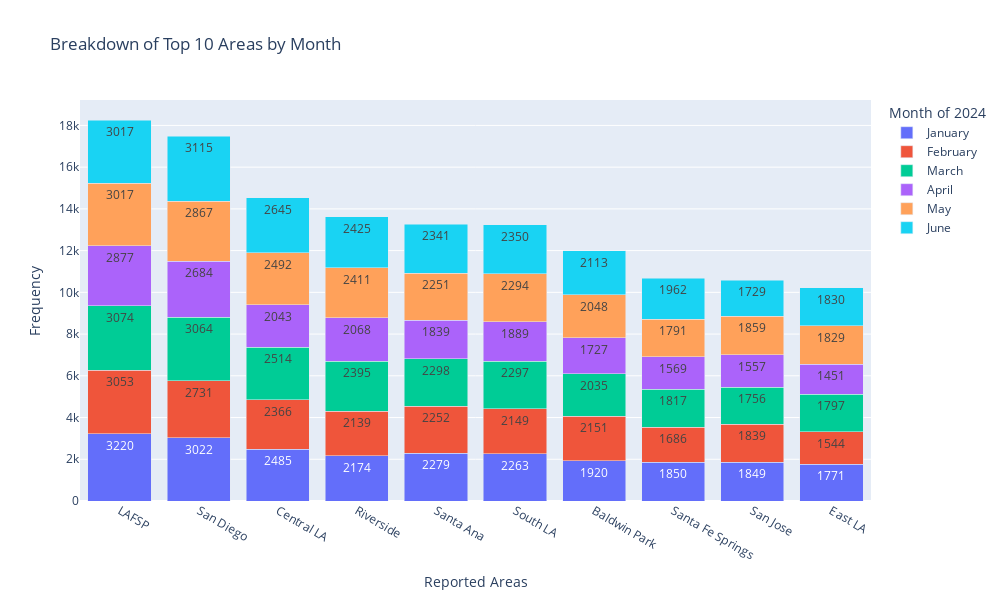

The notebook cell this image was saved under:
### Code cell
fig_incident = px.bar(df, x="Reported Areas", 
                      y="Frequency", 
                      color="Month of 2024", 
                      barmode="stack", 
                      text="Frequency",
                      category_orders={"Month of 2024": ["January","February","March","April","May","June"],
                                      "Reported Areas" : ["LAFSP","San Diego","Central LA", "Riverside", "Santa Ana", "South LA", "Baldwin Park", "Santa Fe Springs", "San Jose", "East LA"]},
                      width=1000, 
                      height=600,
                      title = "Breakdown of Top 10 Areas by Month")




fig_incident.write_image("Breakdown of Top 10 Areas by Month.png",format='png',engine='kaleido')

fig_incident.show()

### Figure 1 — Plotly figure (JSON) as saved in the notebook; plotly's stock layout.template omitted (floating-point values rounded to 4 significant figures)
{"data": [{"alignmentgroup": "True", "hovertemplate": "Month of 2024=January<br>Reported Areas=%{x}<br>Frequency=%{text}<extra></extra>", "legendgroup": "January", "marker": {"color": "#636efa", "pattern": {"shape": ""}}, "name": "January", "offsetgroup": "January", "orientation": "v", "showlegend": true, "text": [3220, 3022, 2485, 2279, 2263, 2174, 1920, 1850, 1849, 1771], "textposition": "auto", "type": "bar", "x": ["LAFSP", "San Diego", "Central LA", "Santa Ana", "South LA", "Riverside", "Baldwin Park", "Santa Fe Springs", "San Jose", "East LA"], "xaxis": "x", "y": [3220, 3022, 2485, 2279, 2263, 2174, 1920, 1850, 1849, 1771], "yaxis": "y"}, {"alignmentgroup": "True", "hovertemplate": "Month of 2024=February<br>Reported Areas=%{x}<br>Frequency=%{text}<extra></extra>", "legendgroup": "February", "marker": {"color": "#EF553B", "pattern": {"shape": ""}}, "name": "February", "offsetgroup": "February", "orientation": "v", "showlegend": true, "text": [3053, 2731, 2366, 2252, 2151, 2149, 2139, 1839, 1686, 1544], "textposition": "auto", "type": "bar", "x": ["LAFSP", "San Diego", "Central LA", "Santa Ana", "Baldwin Park", "South LA", "Riverside", "San Jose", "Santa Fe Springs", "East LA"], "xaxis": "x", "y": [3053, 2731, 2366, 2252, 2151, 2149, 2139, 1839, 1686, 1544], "yaxis": "y"}, {"alignmentgroup": "True", "hovertemplate": "Month of 2024=March<br>Reported Areas=%{x}<br>Frequency=%{text}<extra></extra>", "legendgroup": "March", "marker": {"color": "#00cc96", "pattern": {"shape": ""}}, "name": "March", "offsetgroup": "March", "orientation": "v", "showlegend": true, "text": [3074, 3064, 2514, 2395, 2298, 2297, 2035, 1817, 1797, 1756], "textposition": "auto", "type": "bar", "x": ["LAFSP", "San Diego", "Central LA", "Riverside", "Santa Ana", "South LA", "Baldwin Park", "Santa Fe Springs", "East LA", "San Jose"], "xaxis": "x", "y": [3074, 3064, 2514, 2395, 2298, 2297, 2035, 1817, 1797, 1756], "yaxis": "y"}, {"alignmentgroup": "True", "hovertemplate": "Month of 2024=April<br>Reported Areas=%{x}<br>Frequency=%{text}<extra></extra>", "legendgroup": "April", "marker": {"color": "#ab63fa", "pattern": {"shape": ""}}, "name": "April", "offsetgroup": "April", "orientation": "v", "showlegend": true, "text": [2877, 2684, 2068, 2043, 1889, 1839, 1727, 1569, 1557, 1451], "textposition": "auto", "type": "bar", "x": ["LAFSP", "San Diego", "Riverside", "Central LA", "South LA", "Santa Ana", "Baldwin Park", "Santa Fe Springs", "San Jose", "East LA"], "xaxis": "x", "y": [2877, 2684, 2068, 2043, 1889, 1839, 1727, 1569, 1557, 1451], "yaxis": "y"}, {"alignmentgroup": "True", "hovertemplate": "Month of 2024=May<br>Reported Areas=%{x}<br>Frequency=%{text}<extra></extra>", "legendgroup": "May", "marker": {"color": "#FFA15A", "pattern": {"shape": ""}}, "name": "May", "offsetgroup": "May", "orientation": "v", "showlegend": true, "text": [3017, 2867, 2492, 2411, 2294, 2251, 2048, 1859, 1829, 1791], "textposition": "auto", "type": "bar", "x": ["LAFSP", "San Diego", "Central LA", "Riverside", "South LA", "Santa Ana", "Baldwin Park", "San Jose", "East LA", "Santa Fe Springs"], "xaxis": "x", "y": [3017, 2867, 2492, 2411, 2294, 2251, 2048, 1859, 1829, 1791], "yaxis": "y"}, {"alignmentgroup": "True", "hovertemplate": "Month of 2024=June<br>Reported Areas=%{x}<br>Frequency=%{text}<extra></extra>", "legendgroup": "June", "marker": {"color": "#19d3f3", "pattern": {"shape": ""}}, "name": "June", "offsetgroup": "June", "orientation": "v", "showlegend": true, "text": [3115, 3017, 2645, 2425, 2350, 2341, 2113, 1962, 1830, 1729], "textposition": "auto", "type": "bar", "x": ["San Diego", "LAFSP", "Central LA", "Riverside", "South LA", "Santa Ana", "Baldwin Park", "Santa Fe Springs", "East LA", "San Jose"], "xaxis": "x", "y": [3115, 3017, 2645, 2425, 2350, 2341, 2113, 1962, 1830, 1729], "yaxis": "y"}], "layout": {"barmode": "stack", "height": 600, "legend": {"title": {"text": "Month of 2024"}, "tracegroupgap": 0}, "title": {"text": "Breakdown of Top 10 Areas by Month"}, "width": 1000, "xaxis": {"anchor": "y", "autorange": true, "categoryarray": ["LAFSP", "San Diego", "Central LA", "Riverside", "Santa Ana", "South LA", "Baldwin Park", "Santa Fe Springs", "San Jose", "East LA"], "categoryorder": "array", "domain": [0, 1], "range": [-0.5, 9.5], "title": {"text": "Reported Areas"}, "type": "category"}, "yaxis": {"anchor": "x", "autorange": true, "domain": [0, 1], "range": [0, 19220.0], "title": {"text": "Frequency"}, "type": "linear"}}}
